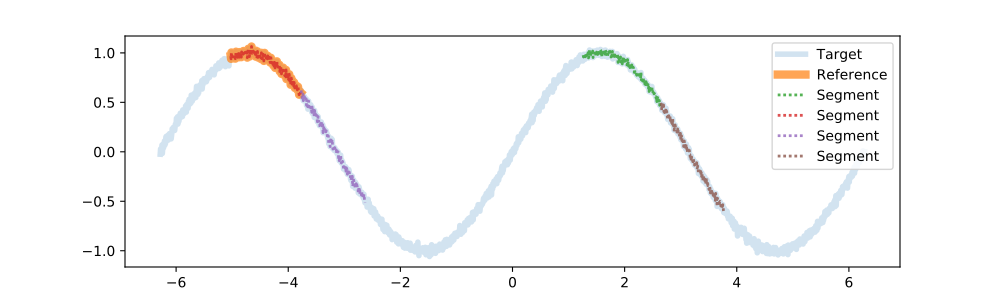

Python code for this plot:
# To find the sub-series segment, an instance of the ``Segmenter`` class is created,
# basic scaling parameters, and the target and reference data are assigned.

#Make an instance of the segmenter
S = seg1d.Segmenter()
#set scaling parameters
S.minW,S.maxW,S.step = 90, 110, 1
#Set target and reference data
S.setTarget(targ)
S.addReference(refData)
#call the segmentation algorithm
segments = S.segment()
np.around(segments, decimals=7)
# array([[1.200000e+03, 1.420000e+03, 9.916268e-01],
# [2.000000e+02, 4.000000e+02, 9.904041e-01],
# [4.000000e+02, 5.820000e+02, 8.933443e-01],
# [1.421000e+03, 1.601000e+03, 8.833249e-01]])

# After running the segmentation algorithm, we plot the segment the reference
# data should be located, along with the segments that were found.


plt.figure(figsize=(10,3))#doctest: +SKIP
#plot the full sine wave
plt.plot(x, targ,linewidth=4,alpha=0.2,label='Target')#doctest: +SKIP
#plot the location of the original reference segment 
# NOTE this is just the location, the actual reference data is shown above
plt.plot(x[t_s:t_e], targ[t_s:t_e],linewidth=6,alpha=0.7,label='Reference')#doctest: +SKIP
#plot all segments found
for seg in segments:
    s = seg[0]
    e = seg[1]
    plt.plot(x[s:e], targ[s:e],dashes=[1,1],linewidth=2,alpha=0.8,label='Segment')#doctest: +SKIP
plt.legend()#doctest: +SKIP
plt.show()#doctest: +SKIP
